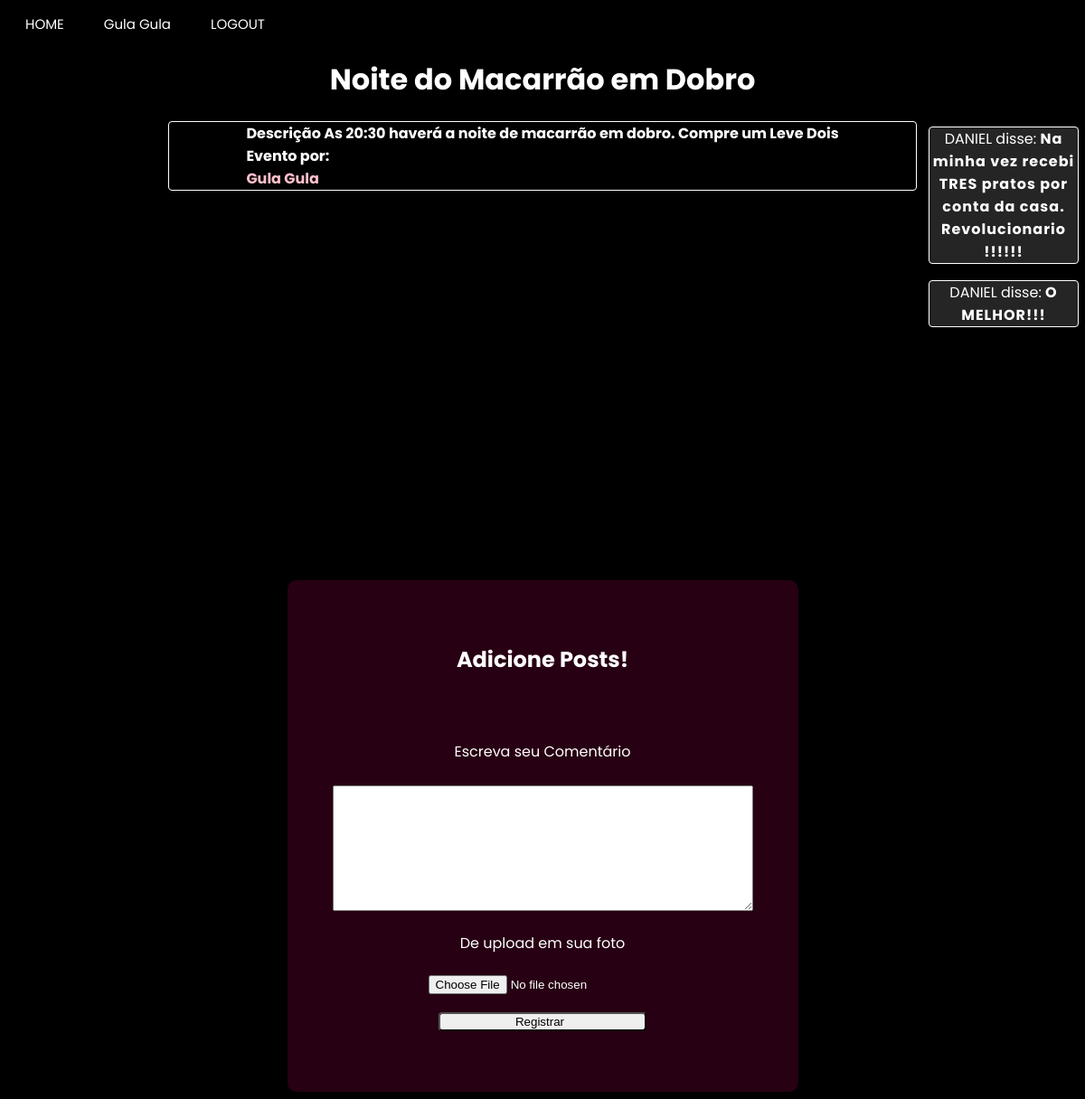
Page /event_page/Noite do Macarrão em Dobro (signed in) on the earlier database version.
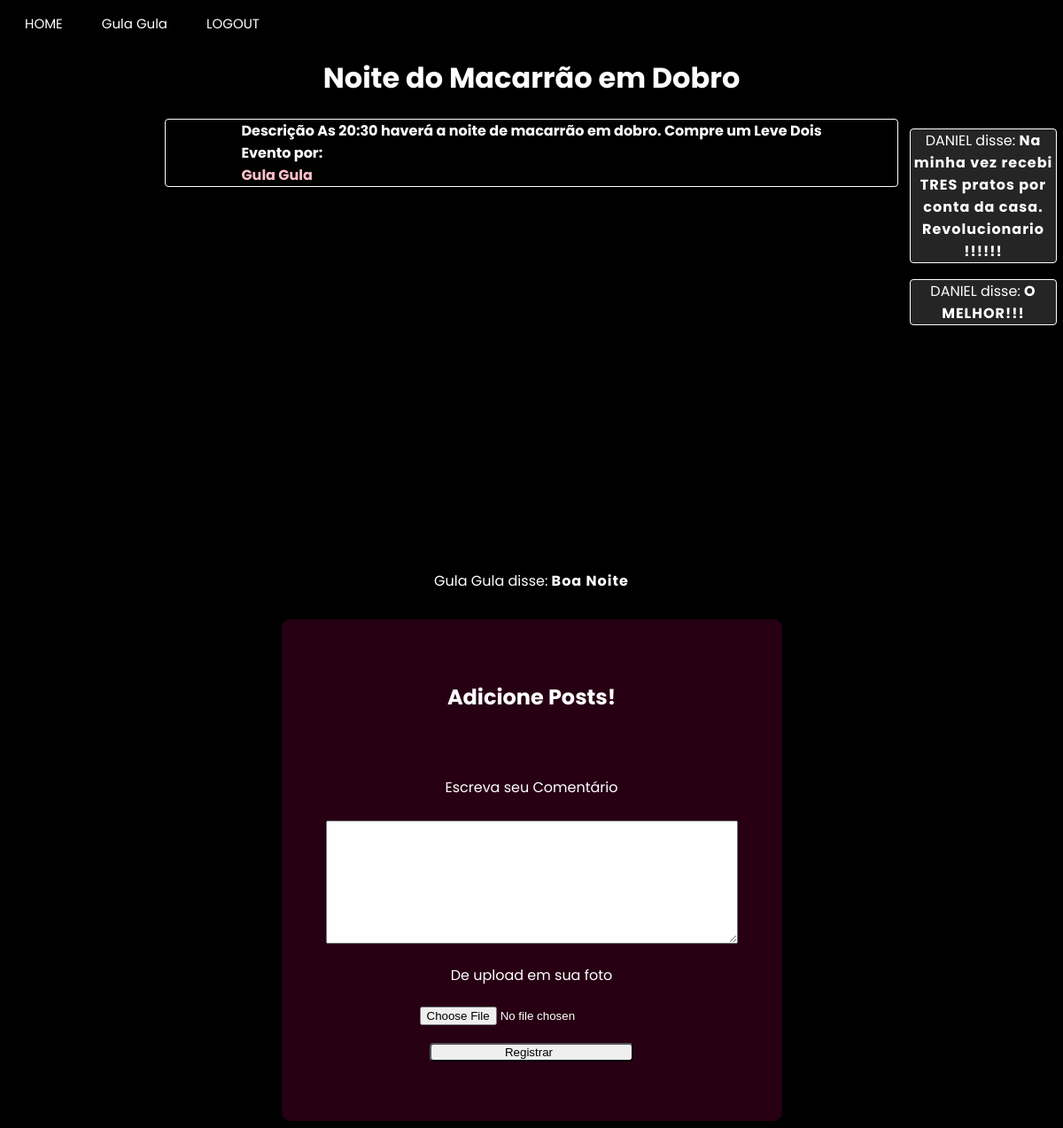
Same page on the later database version.
### app/model.py (models this page shows, shortened)
class usuario(UserMixin, db.Model):
    __tablename__ = "usuario"
    id = db.Column(db.Integer, primary_key=True)
    username = db.Column(db.String(64), index=True, unique=True)
    email = db.Column(db.String(120), index=True, unique=True)
    password_hash = db.Column(db.String(120))
    city = db.Column(db.String(120))
    district = db.Column(db.String(50))
    age = db.Column(db.Integer)

class Post(db.Model):
    id = db.Column(db.Integer, primary_key=True)
    body = db.Column(db.String(140))
    image = db.Column(db.String(200))
    timestamp = db.Column(db.Integer, index=True)
    empresa_id = db.Column(db.Integer, db.ForeignKey('empresa.id'))
    author_id = db.Column(db.Integer())
    event_id = db.Column(db.Integer())
    rank = db.Column(db.Integer())

class empresa(UserMixin, db.Model):
    __tablename__ = "empresa"
    id = db.Column(db.Integer,primary_key=True)
    enterprise_name = db.Column(db.String(64), index=True, unique=True)
    email = db.Column(db.String(120), index=True, unique=True)
    password_hash = db.Column(db.String(120))
    city = db.Column(db.String(120))
    latitude = db.Column(db.Float)
    longitude = db.Column(db.Float)
    district = db.Column(db.String(50))
    street = db.Column(db.String(120))
    posts = db.relationship("Post", backref="enterprise")

### app/routes.py (the view, shortened to what this page needs)
@app.route("/event_page/<name>", methods=["POST", "GET"])
@login_required
def event_page(name):
    form = Comments()
    eventoo = Event.query.filter_by(name=name).first()
    return render_template('event_page.html', title=name, css_file="event_page.css",user=current_user, usuario=usuario, enterprise=empresa, posts=Post.query.filter_by(event_id=eventoo.id), form=form, body=eventoo.body, id  =eventoo.empresa_id )

### app/forms.py
class Comments(FlaskForm):
    files = FileField("De upload em sua foto")
    evaluation = TextAreaField("",validators=[DataRequired("Dê sua avaliação")])
    text = TextAreaField("Escreva seu Comentário", validators=[DataRequired("Escreva seu comentário!")])
    submit = SubmitField("Registrar")

### app/model.py (called while the page is built)
@login.user_loader
def load_user(id):
    if usuario.query.get(int(id)):
        load = usuario.query.get(int(id))
    else:
        load = empresa.query.get(int(id))
    return load

### app/templates/event_page.html (shortened to what this page needs)
{% extends "base.html" %}
{% block content %}
<h1>{{title}}</h1>
<h3>
  Descrição {{ body }}
  <br>
  Evento por: <a href={{url_for("enterprise_page_specific", name = enterprise.query.filter_by(id=id).first().enterprise_name)}}> {{enterprise.query.filter_by(id=id).first().enterprise_name}}</a>
</h3>
<div id="map"></div>
<div class="alignment">
{% for post in posts%}
{% if enterprise.query.filter_by(id = post.author_id).first().enterprise_name %}
<div><p>{{ enterprise.query.filter_by(id = post.author_id).first().enterprise_name }} disse: <b>{{ post.body }}</b></p></div>
{% endif %}
{% endfor %}
<section class="container">
  {% if current_user.username %}
  <h1>Envie-nos seu feedback</h1><br><br>
  <form class="rating" novalidate>
    <label>
      <input type="radio" name="stars" value="1" />
      <span class="icon">★</span>
    </label>
    <label>
      <input type="radio" name="stars" value="2" />
      <span class="icon">★</span>
      <span class="icon">★</span>
    </label>
    <label>
      <input type="radio" name="stars" value="3" />
      <span class="icon">★</span>
      <span class="icon">★</span>
      <span class="icon">★</span>
    </label>
    <label>
      <input type="radio" name="stars" value="4" />
      <span class="icon">★</span>
      <span class="icon">★</span>
      <span class="icon">★</span>
      <span class="icon">★</span>
    </label>
    <label>
      <input type="radio" name="stars" value="5" />
      <span class="icon">★</span>
      <span class="icon">★</span>
      <span class="icon">★</span>
      <span class="icon">★</span>
      <span class="icon">★</span>
    </label>
  </form>
  <script>
    var formu = document.getElementsByClassName("rating")[0];
    formu.addEventListener("click",check);
    function check(){
    var ele = document.getElementsByTagName('input');
              for(i = 0; i < ele.length; i++) {
                  if(ele[i].name="stars") {
                      if(ele[i].checked) {
                        document.getElementById("evaluation").value = String(ele[i].value);
                        console.log(String(ele[i].value));
                      }}}};
  </script>
  {% else %}
  <h1>Adicione Posts!</h1><br><br>
  {% endif %}
      <form action="{{url_for('event_page', name = title)}}", method='POST', novalidate, enctype=multipart/form-data>
          <div class="inputs">
            <p>
                {{ form.text.label }}<br><br>
                {{ form.text(size=32) }}<br>
            </p>
            <p>
                {{ form.files.label }}<br>
                {{ form.files(size=32) }}<br>
            </p>
        </div>
        <p>{{ form.submit() }}</p>
      </form>
    </section>
</div>
<aside class="aside">
  {% for post in posts%}
  {% if usuario.query.filter_by(id = post.author_id).first().username %}
  <div><p>{{ usuario.query.filter_by(id = post.author_id).first().username }} disse: <b>{{ post.body }}</b></p></div>
  {% endif %}
  {% endfor %}
</aside>
{% endblock %}

### app/templates/base.html (shortened to what this page needs)
<!DOCTYPE html>
<html>
    <head>
        {% if css_file%}
            <link rel="stylesheet" type="text/css" href="{{ url_for('static', filename=css_file) }}">
        {% else %}
            <link rel="stylesheet" type="text/css" href="{{ url_for('static', filename='user_page.css') }}">
        {% endif %}
    </head>
    <body>
        <header class="menu">
            <a id="main_page" href="{{ url_for('main_page') }}" class="button">HOME</a>
            {% if user.is_authenticated %}
            {% if user.username %}
            <a id="user_page" href="{{ url_for('user_page')}}"class="button">{{user.username}}</a>
            {% else %}
            <a id="enterprise_page" href="{{ url_for('enterprise_page_specific', name=user.enterprise_name)}}"class="button">{{user.enterprise_name}}</a>
            {% endif%}
            <a id="logout" href="{{ url_for('logout') }}" class="button">LOGOUT</a>
            {% else %}
            <a id="enterprise_register_page" href="{{ url_for('enterprise_register_page') }}" class="button">SEJA UM ANUNCIANTE</a>
            <a id="user_register_page" href="{{ url_for('user_register_page') }}" class="button">REGISTRO</a>
            <a id="login_page" href="{{ url_for('login_page') }}" class="button">LOGIN</a>
            {% endif %}
        </header>
        {% block content %}{% endblock %}
    </body>
</html>

Differences in the rows shown:
added Post: empresa.query.filter_by "Gula Gula", body "Boa Noite"
